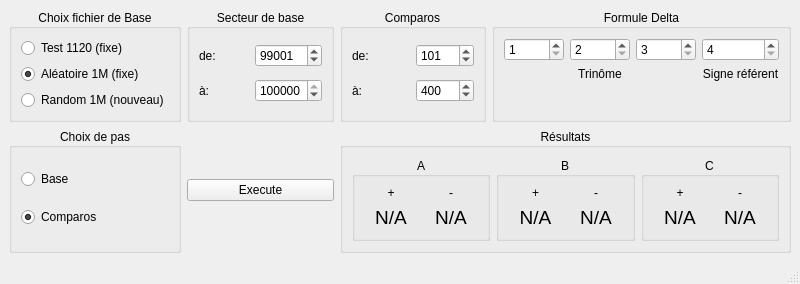
<?xml version="1.0" encoding="UTF-8"?>
<ui version="4.0">
 <class>MainWindow</class>
 <widget class="QMainWindow" name="MainWindow">
  <property name="geometry">
   <rect>
    <x>0</x>
    <y>0</y>
    <width>800</width>
    <height>268</height>
   </rect>
  </property>
  <property name="windowTitle">
   <string>La dualité transnumérique</string>
  </property>
  <widget class="QWidget" name="centralwidget">
   <layout class="QGridLayout" name="gridLayout">
    <item row="0" column="0">
     <widget class="QGroupBox" name="groupBox">
      <property name="sizePolicy">
       <sizepolicy hsizetype="Preferred" vsizetype="Minimum">
        <horstretch>0</horstretch>
        <verstretch>0</verstretch>
       </sizepolicy>
      </property>
      <property name="title">
       <string>Choix fichier de Base</string>
      </property>
      <property name="alignment">
       <set>Qt::AlignCenter</set>
      </property>
      <layout class="QVBoxLayout" name="verticalLayout">
       <item>
        <widget class="QRadioButton" name="fichierTest1120">
         <property name="text">
          <string>Test 1120 (fixe)</string>
         </property>
        </widget>
       </item>
       <item>
        <widget class="QRadioButton" name="fichierAleatoire1m">
         <property name="text">
          <string>Aléatoire 1M (fixe)</string>
         </property>
         <property name="checked">
          <bool>true</bool>
         </property>
        </widget>
       </item>
       <item>
        <widget class="QRadioButton" name="fichierRandom1m">
         <property name="text">
          <string>Random 1M (nouveau)</string>
         </property>
         <property name="checked">
          <bool>false</bool>
         </property>
        </widget>
       </item>
      </layout>
     </widget>
    </item>
    <item row="2" column="0">
     <spacer name="verticalSpacer">
      <property name="orientation">
       <enum>Qt::Vertical</enum>
      </property>
      <property name="sizeHint" stdset="0">
       <size>
        <width>20</width>
        <height>40</height>
       </size>
      </property>
     </spacer>
    </item>
    <item row="0" column="1">
     <widget class="QGroupBox" name="groupBox_2">
      <property name="title">
       <string>Secteur de base</string>
      </property>
      <property name="alignment">
       <set>Qt::AlignCenter</set>
      </property>
      <layout class="QGridLayout" name="gridLayout_2">
       <item row="0" column="0">
        <widget class="QLabel" name="label">
         <property name="text">
          <string>de:</string>
         </property>
        </widget>
       </item>
       <item row="1" column="0">
        <widget class="QLabel" name="label_2">
         <property name="text">
          <string>à:</string>
         </property>
        </widget>
       </item>
       <item row="0" column="1">
        <widget class="QSpinBox" name="secteurBaseMin">
         <property name="minimum">
          <number>1</number>
         </property>
         <property name="maximum">
          <number>1000000</number>
         </property>
         <property name="value">
          <number>99001</number>
         </property>
        </widget>
       </item>
       <item row="1" column="1">
        <widget class="QSpinBox" name="secteurBaseMax">
         <property name="minimum">
          <number>1</number>
         </property>
         <property name="maximum">
          <number>1000000</number>
         </property>
         <property name="value">
          <number>100000</number>
         </property>
        </widget>
       </item>
      </layout>
     </widget>
    </item>
    <item row="0" column="2">
     <widget class="QGroupBox" name="groupBox_3">
      <property name="title">
       <string>Comparos</string>
      </property>
      <property name="alignment">
       <set>Qt::AlignCenter</set>
      </property>
      <layout class="QGridLayout" name="gridLayout_3">
       <item row="0" column="0">
        <widget class="QLabel" name="label_3">
         <property name="text">
          <string>de:</string>
         </property>
        </widget>
       </item>
       <item row="1" column="0">
        <widget class="QLabel" name="label_4">
         <property name="text">
          <string>à:</string>
         </property>
        </widget>
       </item>
       <item row="1" column="1">
        <widget class="QSpinBox" name="comparoMax">
         <property name="minimum">
          <number>1</number>
         </property>
         <property name="maximum">
          <number>1000</number>
         </property>
         <property name="value">
          <number>400</number>
         </property>
        </widget>
       </item>
       <item row="0" column="1">
        <widget class="QSpinBox" name="comparoMin">
         <property name="minimum">
          <number>1</number>
         </property>
         <property name="maximum">
          <number>399</number>
         </property>
         <property name="value">
          <number>101</number>
         </property>
        </widget>
       </item>
      </layout>
     </widget>
    </item>
    <item row="1" column="0">
     <widget class="QGroupBox" name="groupBox_5">
      <property name="title">
       <string>Choix de pas</string>
      </property>
      <property name="alignment">
       <set>Qt::AlignCenter</set>
      </property>
      <layout class="QGridLayout" name="gridLayout_4">
       <item row="0" column="0">
        <widget class="QRadioButton" name="pasBase">
         <property name="text">
          <string>Base</string>
         </property>
        </widget>
       </item>
       <item row="1" column="0">
        <widget class="QRadioButton" name="pasComparos">
         <property name="text">
          <string>Comparos</string>
         </property>
         <property name="checked">
          <bool>true</bool>
         </property>
        </widget>
       </item>
      </layout>
     </widget>
    </item>
    <item row="1" column="1">
     <widget class="QPushButton" name="execute">
      <property name="text">
       <string>Execute</string>
      </property>
     </widget>
    </item>
    <item row="0" column="3" colspan="2">
     <widget class="QGroupBox" name="groupBox_4">
      <property name="title">
       <string>Formule Delta</string>
      </property>
      <property name="alignment">
       <set>Qt::AlignCenter</set>
      </property>
      <layout class="QGridLayout" name="gridLayout_8">
       <item row="1" column="3">
        <widget class="QSpinBox" name="formuleDelta4">
         <property name="minimum">
          <number>4</number>
         </property>
         <property name="maximum">
          <number>9</number>
         </property>
        </widget>
       </item>
       <item row="1" column="1">
        <widget class="QSpinBox" name="formuleDelta2">
         <property name="minimum">
          <number>2</number>
         </property>
         <property name="maximum">
          <number>9</number>
         </property>
         <property name="value">
          <number>2</number>
         </property>
        </widget>
       </item>
       <item row="1" column="2">
        <widget class="QSpinBox" name="formuleDelta3">
         <property name="minimum">
          <number>3</number>
         </property>
         <property name="maximum">
          <number>9</number>
         </property>
        </widget>
       </item>
       <item row="1" column="0">
        <widget class="QSpinBox" name="formuleDelta1">
         <property name="minimum">
          <number>1</number>
         </property>
         <property name="maximum">
          <number>9</number>
         </property>
        </widget>
       </item>
       <item row="2" column="1">
        <widget class="QLabel" name="label_7">
         <property name="text">
          <string>Trinôme</string>
         </property>
         <property name="alignment">
          <set>Qt::AlignHCenter|Qt::AlignTop</set>
         </property>
        </widget>
       </item>
       <item row="2" column="3">
        <widget class="QLabel" name="label_8">
         <property name="text">
          <string>Signe référent</string>
         </property>
         <property name="alignment">
          <set>Qt::AlignHCenter|Qt::AlignTop</set>
         </property>
        </widget>
       </item>
      </layout>
     </widget>
    </item>
    <item row="1" column="2" colspan="3">
     <widget class="QGroupBox" name="groupBox_9">
      <property name="title">
       <string>Résultats</string>
      </property>
      <property name="alignment">
       <set>Qt::AlignCenter</set>
      </property>
      <layout class="QHBoxLayout" name="horizontalLayout_3">
       <item>
        <widget class="QGroupBox" name="groupBox_6">
         <property name="title">
          <string>A</string>
         </property>
         <property name="alignment">
          <set>Qt::AlignCenter</set>
         </property>
         <layout class="QGridLayout" name="gridLayout_5">
          <item row="1" column="2">
           <widget class="QLabel" name="moinsA">
            <property name="font">
             <font>
              <pointsize>14</pointsize>
             </font>
            </property>
            <property name="text">
             <string>N/A</string>
            </property>
            <property name="alignment">
             <set>Qt::AlignCenter</set>
            </property>
           </widget>
          </item>
          <item row="1" column="0">
           <widget class="QLabel" name="plusA">
            <property name="font">
             <font>
              <pointsize>14</pointsize>
             </font>
            </property>
            <property name="text">
             <string>N/A</string>
            </property>
            <property name="alignment">
             <set>Qt::AlignCenter</set>
            </property>
           </widget>
          </item>
          <item row="0" column="0">
           <widget class="QLabel" name="label_5">
            <property name="text">
             <string>+</string>
            </property>
            <property name="alignment">
             <set>Qt::AlignCenter</set>
            </property>
           </widget>
          </item>
          <item row="0" column="2">
           <widget class="QLabel" name="label_6">
            <property name="text">
             <string>-</string>
            </property>
            <property name="alignment">
             <set>Qt::AlignCenter</set>
            </property>
           </widget>
          </item>
         </layout>
        </widget>
       </item>
       <item>
        <widget class="QGroupBox" name="groupBox_7">
         <property name="title">
          <string>B</string>
         </property>
         <property name="alignment">
          <set>Qt::AlignCenter</set>
         </property>
         <layout class="QGridLayout" name="gridLayout_6">
          <item row="0" column="0">
           <widget class="QLabel" name="label_9">
            <property name="text">
             <string>+</string>
            </property>
            <property name="alignment">
             <set>Qt::AlignCenter</set>
            </property>
           </widget>
          </item>
          <item row="1" column="0">
           <widget class="QLabel" name="plusB">
            <property name="font">
             <font>
              <pointsize>14</pointsize>
             </font>
            </property>
            <property name="text">
             <string>N/A</string>
            </property>
            <property name="alignment">
             <set>Qt::AlignCenter</set>
            </property>
           </widget>
          </item>
          <item row="1" column="1">
           <widget class="QLabel" name="moinsB">
            <property name="font">
             <font>
              <pointsize>14</pointsize>
             </font>
            </property>
            <property name="text">
             <string>N/A</string>
            </property>
            <property name="alignment">
             <set>Qt::AlignCenter</set>
            </property>
           </widget>
          </item>
          <item row="0" column="1">
           <widget class="QLabel" name="label_10">
            <property name="text">
             <string>-</string>
            </property>
            <property name="alignment">
             <set>Qt::AlignCenter</set>
            </property>
           </widget>
          </item>
         </layout>
        </widget>
       </item>
       <item>
        <widget class="QGroupBox" name="groupBox_8">
         <property name="title">
          <string>C</string>
         </property>
         <property name="alignment">
          <set>Qt::AlignCenter</set>
         </property>
         <layout class="QGridLayout" name="gridLayout_7">
          <item row="0" column="0">
           <widget class="QLabel" name="label_11">
            <property name="text">
             <string>+</string>
            </property>
            <property name="alignment">
             <set>Qt::AlignCenter</set>
            </property>
           </widget>
          </item>
          <item row="0" column="1">
           <widget class="QLabel" name="label_12">
            <property name="text">
             <string>-</string>
            </property>
            <property name="alignment">
             <set>Qt::AlignCenter</set>
            </property>
           </widget>
          </item>
          <item row="1" column="0">
           <widget class="QLabel" name="plusC">
            <property name="font">
             <font>
              <pointsize>14</pointsize>
             </font>
            </property>
            <property name="text">
             <string>N/A</string>
            </property>
            <property name="alignment">
             <set>Qt::AlignCenter</set>
            </property>
           </widget>
          </item>
          <item row="1" column="1">
           <widget class="QLabel" name="moinsC">
            <property name="font">
             <font>
              <pointsize>14</pointsize>
             </font>
            </property>
            <property name="text">
             <string>N/A</string>
            </property>
            <property name="alignment">
             <set>Qt::AlignCenter</set>
            </property>
           </widget>
          </item>
         </layout>
        </widget>
       </item>
      </layout>
     </widget>
    </item>
   </layout>
  </widget>
  <widget class="QStatusBar" name="statusbar"/>
 </widget>
 <resources/>
 <connections/>
</ui>
